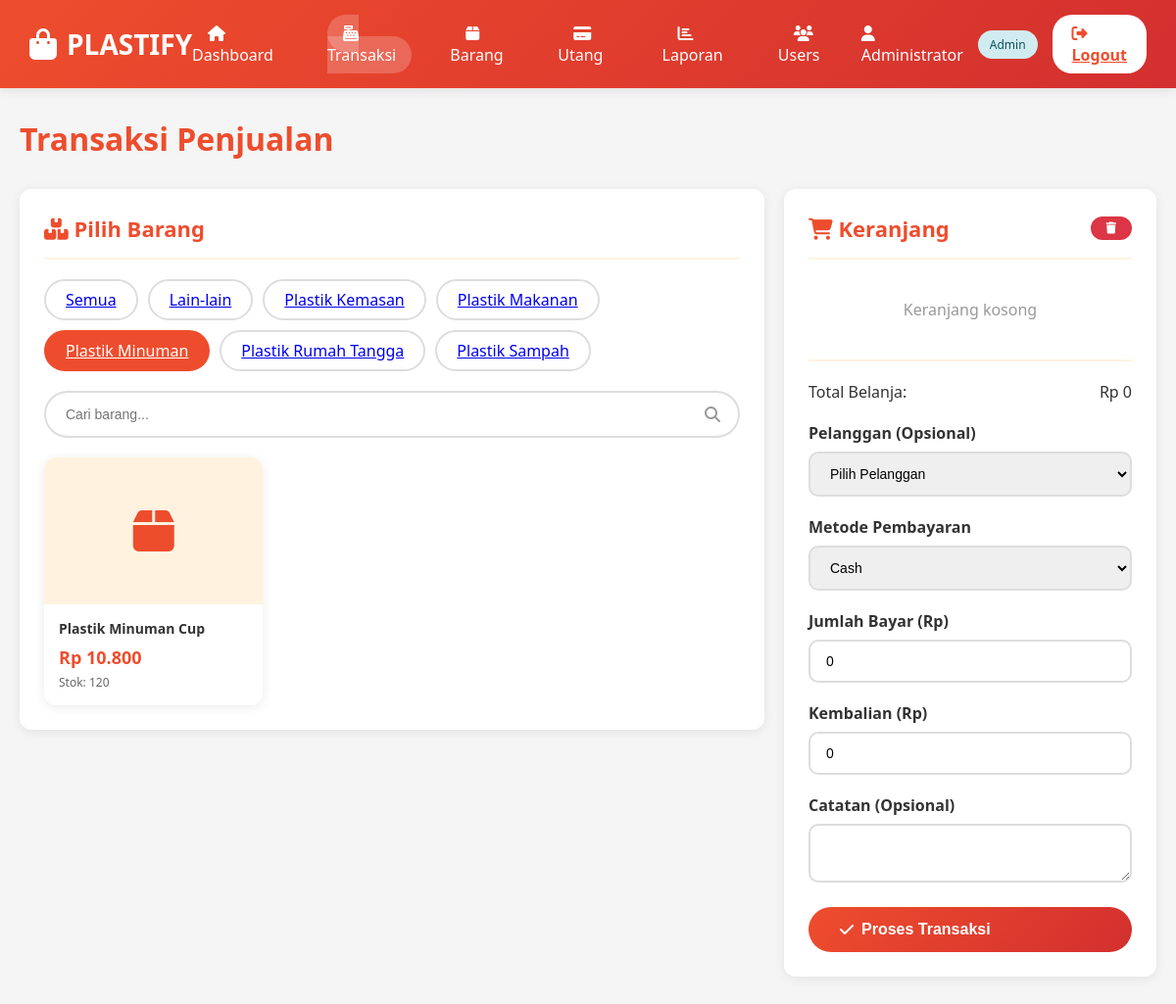
/transaksi.php?kategori=2 (signed in), run on the app's committed database.
### tables this page shows
CREATE TABLE kategori_barang (
    id INT AUTO_INCREMENT PRIMARY KEY,
    nama_kategori VARCHAR(100) NOT NULL,
    created_at TIMESTAMP DEFAULT CURRENT_TIMESTAMP
);

CREATE TABLE barang (
    id INT AUTO_INCREMENT PRIMARY KEY,
    kode_barang VARCHAR(50) NOT NULL UNIQUE,
    nama_barang VARCHAR(200) NOT NULL,
    kategori_id INT NOT NULL,
    harga_beli DECIMAL(10, 2) NOT NULL,
    margin_keuntungan DECIMAL(5, 2) DEFAULT 20.00,
    harga_jual DECIMAL(10, 2) NOT NULL,
    stok INT DEFAULT 0,
    gambar VARCHAR(255),
    created_at TIMESTAMP DEFAULT CURRENT_TIMESTAMP,
    updated_at TIMESTAMP DEFAULT CURRENT_TIMESTAMP ON UPDATE CURRENT_TIMESTAMP,
    FOREIGN KEY (kategori_id) REFERENCES kategori_barang(id) ON DELETE RESTRICT
);

### transaksi.php (the view, shortened to what this page needs)
<?php
require_once 'config/database.php';
$categories = $pdo->query("SELECT * FROM kategori_barang ORDER BY nama_kategori")->fetchAll();
$search = isset($_GET['search']) ? trim($_GET['search']) : '';
$kategori_filter = isset($_GET['kategori']) ? $_GET['kategori'] : '';
if ($search) {
    $stmt = $pdo->prepare("SELECT * FROM barang WHERE nama_barang LIKE ? OR kode_barang LIKE ? AND stok > 0 ORDER BY nama_barang");
    $stmt->execute(["%$search%", "%$search%"]);
} elseif ($kategori_filter) {
    $stmt = $pdo->prepare("SELECT * FROM barang WHERE kategori_id = ? AND stok > 0 ORDER BY nama_barang");
    $stmt->execute([$kategori_filter]);
} else {
    $stmt = $pdo->query("SELECT * FROM barang WHERE stok > 0 ORDER BY nama_barang");
}
$barang = $stmt->fetchAll();
?>
<!DOCTYPE html>
<html lang="id">
<head>
    <link rel="stylesheet" href="assets/css/style.css">
    <link rel="stylesheet" href="https://cdnjs.cloudflare.com/ajax/libs/font-awesome/6.4.0/css/all.min.css">
</head>
<body>
    <header class="header">
        <div class="header-content">
            <div class="logo">
                <i class="fas fa-shopping-bag"></i> PLASTIFY
            </div>
            <ul class="nav-menu">
                <li><a href="dashboard.php"><i class="fas fa-home"></i> Dashboard</a></li>
                <li><a href="transaksi.php" class="active"><i class="fas fa-cash-register"></i> Transaksi</a></li>
                <li><a href="barang.php"><i class="fas fa-box"></i> Barang</a></li>
                <li><a href="utang.php"><i class="fas fa-credit-card"></i> Utang</a></li>
                <li><a href="laporan.php"><i class="fas fa-chart-bar"></i> Laporan</a></li>
                <?php if ($_SESSION['role'] == 'admin'): ?>
                    <li><a href="users.php"><i class="fas fa-users"></i> Users</a></li>
                <?php endif; ?>
            </ul>
            <div class="user-info">
                <span><i class="fas fa-user"></i> <?php echo htmlspecialchars($_SESSION['nama_lengkap']); ?></span>
                <span class="badge badge-info"><?php echo ucfirst($_SESSION['role']); ?></span>
                <a href="logout.php" class="btn-logout"><i class="fas fa-sign-out-alt"></i> Logout</a>
            </div>
        </div>
    </header>
    <div class="container">
        <h1 style="margin-bottom: 30px; color: var(--primary-orange);">Transaksi Penjualan</h1>
        <div style="display: grid; grid-template-columns: 2fr 1fr; gap: 20px;">
            <div>
                <div class="card">
                    <div class="card-header">
                        <h2 class="card-title"><i class="fas fa-boxes"></i> Pilih Barang</h2>
                    </div>
                    <div class="category-pills">
                        <a href="transaksi.php" class="category-pill <?php echo !$kategori_filter ? 'active' : ''; ?>">Semua</a>
                        <?php foreach ($categories as $cat): ?>
                            <a href="transaksi.php?kategori=<?php echo $cat['id']; ?>" class="category-pill <?php echo $kategori_filter == $cat['id'] ? 'active' : ''; ?>">
                                <?php echo htmlspecialchars($cat['nama_kategori']); ?>
                            </a>
                        <?php endforeach; ?>
                    </div>
                    <div class="search-box">
                        <form method="GET" action="">
                            <input type="text" name="search" placeholder="Cari barang..." value="<?php echo htmlspecialchars($search); ?>">
                            <i class="fas fa-search"></i>
                        </form>
                    </div>
                    <div class="product-grid">
                        <?php foreach ($barang as $item): ?>
                            <div class="product-card" onclick="addToCart(<?php echo $item['id']; ?>, '<?php echo htmlspecialchars($item['nama_barang']); ?>', <?php echo $item['harga_jual']; ?>, <?php echo $item['stok']; ?>)">
                                <div class="product-image" style="<?php echo (!empty($item['gambar']) && file_exists($item['gambar'])) ? 'padding:0; background:none;' : ''; ?>">
                                    <?php if (!empty($item['gambar']) && file_exists($item['gambar'])): ?>
                                        <img src="<?php echo htmlspecialchars($item['gambar']); ?>" alt="<?php echo htmlspecialchars($item['nama_barang']); ?>" style="width:100%; height:100%; object-fit:cover; border-radius:inherit; display:block;">
                                    <?php else: ?>
                                        <i class="fas fa-box"></i>
                                    <?php endif; ?>
                                </div>
                                <div class="product-info">
                                    <div class="product-name"><?php echo htmlspecialchars($item['nama_barang']); ?></div>
                                    <div class="product-price">Rp <?php echo number_format($item['harga_jual'], 0, ',', '.'); ?></div>
                                    <div class="product-stock">Stok: <?php echo $item['stok']; ?></div>
                                </div>
                            </div>
                        <?php endforeach; ?>
                    </div>
                </div>
            </div>
            <div>
                <div class="cart-section">
                    <div class="card-header">
                        <h2 class="card-title"><i class="fas fa-shopping-cart"></i> Keranjang</h2>
                        <button onclick="clearCart()" class="btn btn-danger btn-sm">
                            <i class="fas fa-trash"></i>
                        </button>
                    </div>
                    <div id="cart-items">
                        <p style="text-align: center; color: #999; padding: 20px;">Keranjang kosong</p>
                    </div>
                    <div class="cart-total">
                        <div class="total-row">
                            <span>Total Belanja:</span>
                            <span id="cart-total">Rp 0</span>
                        </div>
                    </div>
                    <form method="POST" action="" id="transaction-form" style="margin-top: 20px;">
                        <div class="form-group">
                            <label class="form-label">Pelanggan (Opsional)</label>
                            <select name="pelanggan_id" class="form-control">
                                <option value="">Pilih Pelanggan</option>
                            </select>
                        </div>
                        <div class="form-group">
                            <label class="form-label">Metode Pembayaran</label>
                            <select name="metode_pembayaran" class="form-control" id="metode-pembayaran" onchange="togglePaymentFields()" required>
                                <option value="cash">Cash</option>
                            </select>
                        </div>
                        <div class="form-group" id="bayar-field">
                            <label class="form-label">Jumlah Bayar (Rp)</label>
                            <input type="number" name="total_bayar" class="form-control" id="total-bayar" value="0" oninput="calculateChange()" required>
                        </div>
                        <div class="form-group">
                            <label class="form-label">Kembalian (Rp)</label>
                            <input type="number" name="kembalian" class="form-control" id="kembalian" value="0" readonly>
                        </div>
                        <div class="form-group">
                            <label class="form-label">Catatan (Opsional)</label>
                            <textarea name="catatan" class="form-control" rows="2"></textarea>
                        </div>
                        <button type="submit" class="btn btn-primary btn-lg" style="width: 100%;">
                            <i class="fas fa-check"></i> Proses Transaksi
                        </button>
                    </form>
                </div>
            </div>
        </div>
    </div>
</body>
</html>

### data on the page
kategori_barang: nama_kategori "Lain-lain"
kategori_barang: nama_kategori "Plastik Kemasan"
kategori_barang: nama_kategori "Plastik Makanan"
kategori_barang: nama_kategori "Plastik Minuman"
kategori_barang: nama_kategori "Plastik Rumah Tangga"
kategori_barang: nama_kategori "Plastik Sampah"
barang: nama_barang "Plastik Minuman Cup", harga_jual "10.800", stok "120"

### other printed values
$_SESSION['nama_lengkap'] "Administrator"
$_SESSION['role'] "Admin"
